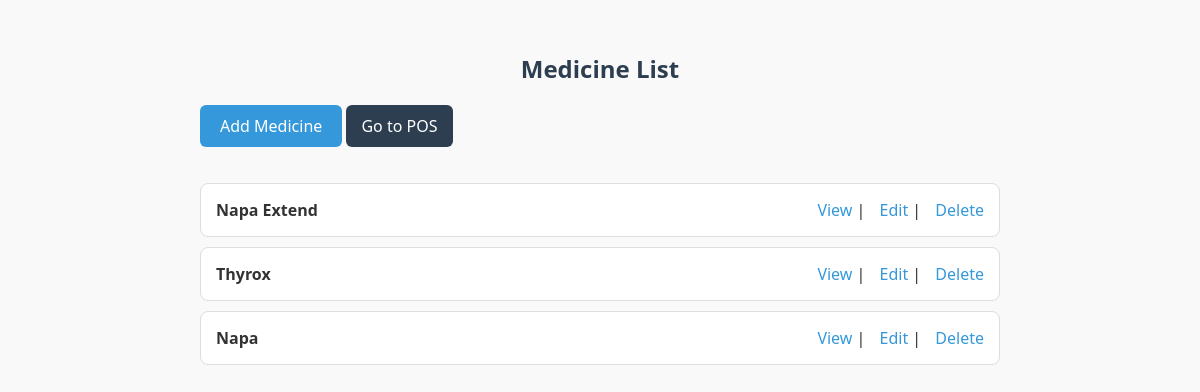
Page /medicine/ on the earlier database version.
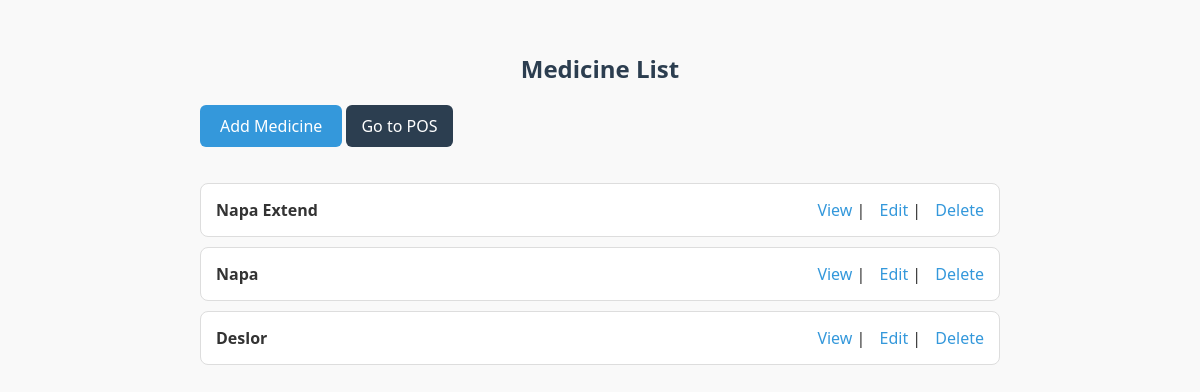
Same page on the later database version.
### customer/models.py (models this page shows, shortened)
class Medicine(models.Model):
    name = models.CharField(max_length=100, unique=True)
    price = models.FloatField(max_length=100, default=10)
    stock = models.IntegerField()
    shelf = models.CharField(max_length=10)
    purpose = models.CharField(max_length=100, null=True, blank=True)

### customer/views.py (the view)
# urls.py: path('medicine/', MedicineListView.as_view(), name='medicine-list'),
class MedicineListView(ListView):
    model = Medicine
    template_name = 'medicine/medicine_list.html'

### customer/templates/medicine/medicine_list.html (shortened to what this page needs)
<!DOCTYPE html>
<html lang="en">
<head>
</head>
<body>
<div class="container">
    <h2>Medicine List</h2>
    <a href="{% url 'medicine-add' %}" class="add-button">Add Medicine</a>
    <a href="{% url 'sell-medicine' %}" class="back-button">Go to POS</a>
    <ul class="medicine-list">
        {% for medicine in object_list %}
        <li>
            <strong>{{ medicine.name }}</strong>
            <span class="medicine-actions">
                <a href="{% url 'medicine-detail' medicine.pk %}">View</a> |
                <a href="{% url 'medicine-edit' medicine.pk %}">Edit</a> |
                <a href="{% url 'medicine-delete' medicine.pk %}">Delete</a>
            </span>
        </li>
        {% empty %}
        <li>No medicines available.</li>
        {% endfor %}
    </ul>
</div>
</body>
</html>

Differences in the rows shown:
removed Medicine: name "Thyrox"
added Medicine: name "Deslor"
